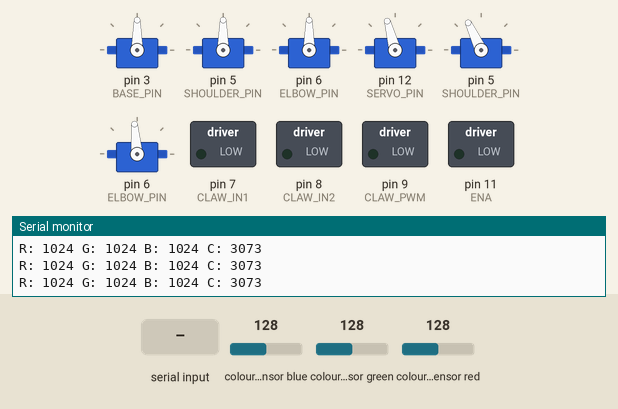
Simulated run of this sketch. Board: Arduino Uno, built with avr-gcc and run on an emulated ATmega328P. On the bench: 6 × servo, switched loads named in the sketch (green lamp = pin HIGH), the last lines printed to the serial monitor. The inputs (shaded band) are chosen by the test bench; at power-on: colour sensor blue 128, colour sensor green 128, colour sensor red 128.

Above: at 1.2 s.
1.3 s: "MOVE 90 45 200\n" received over Serial
At 1.97 s:
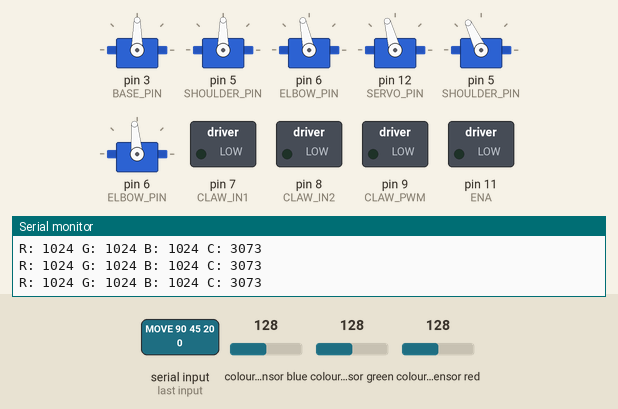
4.3 s: colour sensor blue set to 67
7.3 s: colour sensor blue set to 61
At 9.0 s:
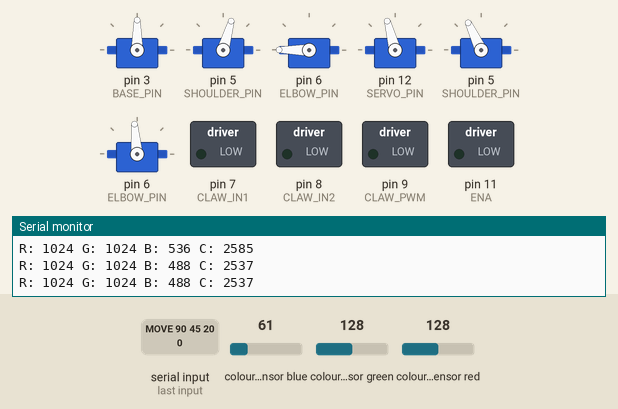
10.3 s: colour sensor blue set to 64
At 12.4 s:
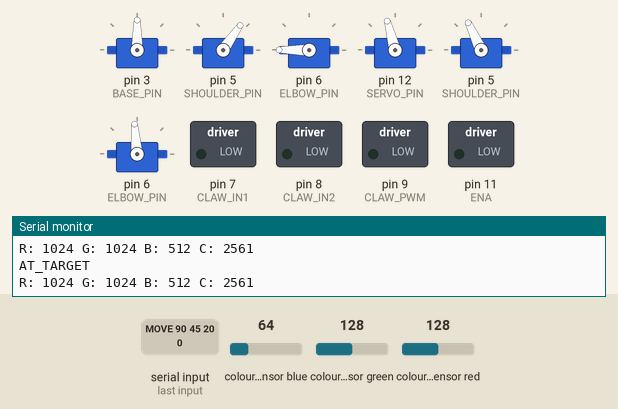
13.3 s: colour sensor green set to 108
15.6 s: colour sensor green set to 100
At 16.76 s:
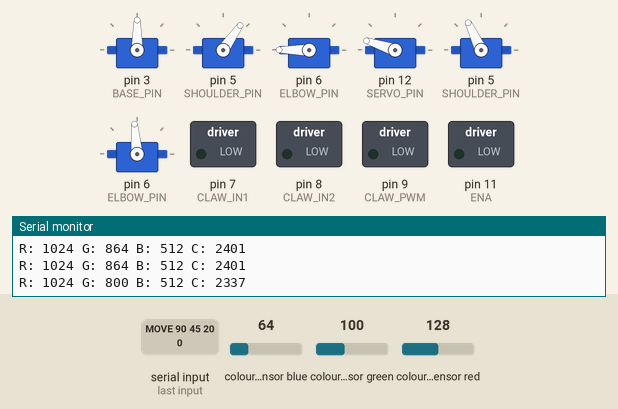
Timing chart, 0 to 19.6 s (numbered marks = the images above; inputs shaded):
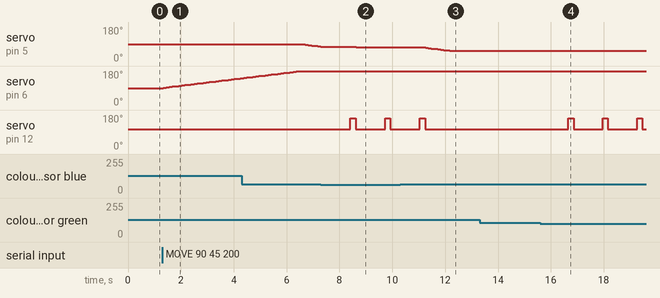

Measured:
- the behaviour switches between 64 and 63 on colour sensor blue (found by bisection; images 1 and 2)
- the behaviour switches between 105 and 104 on colour sensor green (found by bisection; images 3 and 4)
- after the input at 1.3 s, servo on pin 6 (ELBOW_PIN): moves from 90° to 142° over 2.9 s, starting at once
- after the input at 7.3 s, servo on pin 12 (SERVO_PIN): alternates 162° for 0.20 s and 105° for 1.1 s, starting after 1.1 s
- after the input at 10.3 s, servo on pin 12 (SERVO_PIN): goes on until 11.2 s, then stays 105°
- after the input at 15.6 s, servo on pin 12 (SERVO_PIN): alternates 162° for 0.20 s and 105° for 1.1 s, starting after 1.1 s

The sketch:

John_Tuan_Code.ino
```cpp
// ─────────────────────────────────────────────
//  Robotic Arm Controller and Ramp Control
//  Interface: Serial commands from Raspberry Pi
// ─────────────────────────────────────────────

#include <Servo.h>
#include <Wire.h>
#include "Adafruit_TCS34725.h"

//----------------------------------------------
// John's Definitions and Initialization
//----------------------------------------------

// ── Pin Definitions ───────────────────────────
#define BASE_PIN        3
#define SHOULDER_PIN    5
#define ELBOW_PIN       6

#define CLAW_IN1        7    // DC motor direction pin 1
#define CLAW_IN2        8    // DC motor direction pin 2
#define CLAW_PWM        9    // DC motor speed (PWM)

// ── Servo Angle Limits ────────────────────────
#define BASE_MIN        0
#define BASE_MAX        180
#define SHOULDER_MIN    55
#define SHOULDER_MAX    180
#define ELBOW_MIN       0
#define ELBOW_MAX       180

// ── Movement Tuning ───────────────────────────
#define SERVO_STEP      2       // Degrees per loop tick (lower = smoother/slower)
#define SERVO_DELAY_MS  15      // Delay between steps in ms
#define CLAW_SPEED      200     // DC motor PWM speed (0–255)
#define CLAW_TIMEOUT_MS 2000    // Max ms to run claw motor before assuming done

// ── State Machine ─────────────────────────────
//  MOVING_POSITION : Phase 1 — move base and elbow into position first
//  MOVING_SHOULDER : Phase 2 — lower shoulder once base/elbow are in place
enum State {
  IDLE,
  MOVING_POSITION,
  MOVING_SHOULDER,
  CLAW_CLOSING,
  CLAW_OPENING
};

State currentState = IDLE;

// ── Servo Objects ─────────────────────────────
Servo baseServo;
Servo shoulderServo;
Servo elbowServo;

// ── Position Tracking ─────────────────────────
int currentBase     = 90;
int currentShoulder = 90;
int currentElbow    = 90;

int targetBase      = 90;
int targetShoulder  = 90;
int targetElbow     = 90;

// ── Claw Timing ───────────────────────────────
unsigned long clawStartTime = 0;

// ── Serial Input Buffer ───────────────────────
String inputBuffer = "";

//-----------------------------------------------
// Tuan's Definitions and Setup
//-----------------------------------------------

// ---------- Pins ----------
#define SERVO_PIN  12
#define LEFT_DOOR  5
#define RIGHT_DOOR 6

// ---------- L298N ----------
#define ENA 11
#define IN1 7
#define IN2 8

// ---------- Servo ----------
Servo latchServo;
Servo leftDoor;
Servo rightDoor;

int currentServoPos = 90;
bool motorOn = false;
// ---------- Color Sensor ----------
Adafruit_TCS34725 tcs =
  Adafruit_TCS34725(TCS34725_INTEGRATIONTIME_24MS, TCS34725_GAIN_1X);

// ---------- Constants ----------
const float MARGIN = 0.08;
const int SERVO_CENTER = 105;
const int SERVO_RIGHT = 35;
const int SERVO_LEFT = 162;
const int SERVO_LGOAL   = 150;
const int SERVO_RGOAL  = 10;
const int SERVO_LSTART = 115;
const int SERVO_RSTART = 95;

// ---------- Servo Control ----------
void setServo(int target) {
  if (currentServoPos != target) {
    latchServo.write(target);
    currentServoPos = target;
  }
}

// ---------- SERIAL DOOR CONTROL ----------
void handleSerial() {
  while (Serial.available()) {
    char cmd = Serial.read();

    // ---- DOORS ----
    if (cmd == 'L') {
      Serial.println("Opening LEFT door");
      leftDoor.write(SERVO_LGOAL);
      delay(500);
      leftDoor.write(SERVO_LSTART);
    }
    else if (cmd == 'R') {
      Serial.println("Opening RIGHT door");
      rightDoor.write(SERVO_RGOAL);
      delay(500);
      rightDoor.write(SERVO_RSTART);
    }

    // ---- MOTOR CONTROL ----
    else if (cmd == 'B') {
      Serial.println("Motors ON");
      motorOn = true;

      digitalWrite(IN1, HIGH);
      digitalWrite(IN2, LOW);
      analogWrite(ENA, 106);  // adjust speed here
    }

    else if (cmd == 'S') {
      Serial.println("Motors OFF");
      motorOn = false;

      analogWrite(ENA, 0);
    }
  }
}

// ─────────────────────────────────────────────
void setup() {
  Serial.begin(115200);
//----------------------------------------------
// John Setup
//----------------------------------------------
  baseServo.attach(BASE_PIN);
  shoulderServo.attach(SHOULDER_PIN);
  elbowServo.attach(ELBOW_PIN);

  pinMode(CLAW_IN1, OUTPUT);
  pinMode(CLAW_IN2, OUTPUT);
  pinMode(CLAW_PWM, OUTPUT);

  // Move to home position
  baseServo.write(currentBase);
  shoulderServo.write(currentShoulder);
  elbowServo.write(currentElbow);
  stopClaw();

  sendStatus("READY");

  //---------------------------------------
  // Tuan Setup
  //---------------------------------------
    // Servos
  latchServo.attach(SERVO_PIN);
  leftDoor.attach(LEFT_DOOR);
  rightDoor.attach(RIGHT_DOOR);

  setServo(SERVO_CENTER);
  leftDoor.write(SERVO_LSTART);
  rightDoor.write(SERVO_RSTART);

  // ---------- L298N SETUP ----------
  pinMode(ENA, OUTPUT);
  pinMode(IN1, OUTPUT);
  pinMode(IN2, OUTPUT);

  digitalWrite(IN1, LOW);
  digitalWrite(IN2, LOW);
  analogWrite(ENA, 0);

  // Color sensor
  if (!tcs.begin()) {
    while (1);
  }
}

// ─────────────────────────────────────────────
void loop() {
  //--------------------------------------------
  // John's loop functionality
  //--------------------------------------------
  readSerial();

  switch (currentState) {

    // ── IDLE: Do nothing, wait for commands ───
    case IDLE:
      break;

    // ── MOVING_POSITION: Phase 1 — move base and elbow only ──
    case MOVING_POSITION:
      currentBase  = moveToward(currentBase,  targetBase,  SERVO_STEP);
      currentElbow = moveToward(currentElbow, targetElbow, SERVO_STEP);

      baseServo.write(currentBase);
      elbowServo.write(currentElbow);

      delay(SERVO_DELAY_MS);

      // Once base and elbow are in place, move to phase 2
      if (currentBase == targetBase && currentElbow == targetElbow) {
        currentState = MOVING_SHOULDER;
        sendStatus("POSITIONING_SHOULDER");
      }
      break;

    // ── MOVING_SHOULDER: Phase 2 — lower shoulder into position ──
    case MOVING_SHOULDER:
      currentShoulder = moveToward(currentShoulder, targetShoulder, SERVO_STEP);

      shoulderServo.write(currentShoulder);

      delay(SERVO_DELAY_MS);

      if (currentShoulder == targetShoulder) {
        currentState = IDLE;
        sendStatus("AT_TARGET");
      }
      break;

    // ── CLAW_CLOSING: Run motor until timeout ─
    case CLAW_CLOSING:
      if (millis() - clawStartTime >= CLAW_TIMEOUT_MS) {
        stopClaw();
        currentState = IDLE;
        sendStatus("CLAW_CLOSED");
      }
      break;

    // ── CLAW_OPENING: Run motor until timeout ─
    case CLAW_OPENING:
      if (millis() - clawStartTime >= CLAW_TIMEOUT_MS) {
        stopClaw();
        currentState = IDLE;
        sendStatus("CLAW_OPEN");
      }
      break;
  }

  //--------------------------------------------
  // Tuan's loop functionality
  //--------------------------------------------
  // 🔹 NEW: Serial control
  handleSerial();

  // -------- COLOR SCANNING --------
  uint32_t rSum = 0, gSum = 0, bSum = 0, cSum = 0;

  for (int i = 0; i < 2; i++) {
    uint16_t r, g, b, c;
    tcs.getRawData(&r, &g, &b, &c);

    rSum += r;
    gSum += g;
    bSum += b;
    cSum += c;
  }

  uint16_t rAvg = rSum / 2;
  uint16_t gAvg = gSum / 2;
  uint16_t bAvg = bSum / 2;
  uint16_t cAvg = cSum / 2;

  if (cAvg < 40) return;

  float red   = (float)rAvg / cAvg;
  float green = (float)gAvg / cAvg;
  float blue  = (float)bAvg / cAvg;

  Serial.print("R: "); Serial.print(rAvg);
  Serial.print(" G: "); Serial.print(gAvg);
  Serial.print(" B: "); Serial.print(bAvg);
  Serial.print(" C: "); Serial.println(cAvg);

  // -------- COLOR DECISION --------

  if (red > 0.40 && green > 0.25 && blue < 0.20) {
    delay(1000);
    setServo(SERVO_LEFT);
    delay(200);
    setServo(SERVO_CENTER);
  }
  else if (green > red + MARGIN && green > blue + MARGIN) {
    delay(1000);
    setServo(SERVO_RIGHT);
    delay(200);
    setServo(SERVO_CENTER);
  }
  else if (red > green + MARGIN && red > blue + MARGIN) {
    delay(1000);
    setServo(SERVO_LEFT);
    delay(200);
    setServo(SERVO_CENTER);
  }
  else if (blue > red + MARGIN && blue > green + MARGIN) {
    delay(1000);
    setServo(SERVO_RIGHT);
    delay(200);
    setServo(SERVO_CENTER);
  }
}
//----------------------------------------------
// Everything beneath here pertains's to John's system
// ─────────────────────────────────────────────
//  Serial Parsing
//  Expected formats:
//    MOVE <base> <shoulder> <elbow>
//    CLAW OPEN
//    CLAW CLOSE
//    HOME
// ─────────────────────────────────────────────
void readSerial() {
  while (Serial.available()) {
    char c = Serial.read();
    if (c == '\n') {
      inputBuffer.trim();
      parseCommand(inputBuffer);
      inputBuffer = "";
    } else {
      inputBuffer += c;
    }
  }
}

void parseCommand(String cmd) {
  cmd.toUpperCase();

  if (cmd.startsWith("MOVE")) {
    int b, s, e;
    int parsed = sscanf(cmd.c_str(), "MOVE %d %d %d", &b, &s, &e);
    if (parsed == 3) {
      targetBase     = constrain(b, BASE_MIN,     BASE_MAX);
      targetShoulder = constrain(s, SHOULDER_MIN, SHOULDER_MAX);
      targetElbow    = constrain(e, ELBOW_MIN,    ELBOW_MAX);
      currentState   = MOVING_POSITION;
      sendStatus("MOVING");
    } else {
      sendStatus("ERROR_BAD_ARGS");
    }

  } else if (cmd == "CLAW CLOSE") {
    closeClaw();
    clawStartTime = millis();
    currentState  = CLAW_CLOSING;
    sendStatus("CLAW_CLOSING");

  } else if (cmd == "CLAW OPEN") {
    openClaw();
    clawStartTime = millis();
    currentState  = CLAW_OPENING;
    sendStatus("CLAW_OPENING");

  } else if (cmd == "HOME") {
    targetBase     = 90;
    targetShoulder = 90;
    targetElbow    = 90;
    currentState   = MOVING_POSITION;
    sendStatus("MOVING");

  } else {
    sendStatus("ERROR_UNKNOWN_CMD");
  }
}

// ─────────────────────────────────────────────
//  Claw Motor Helpers
// ─────────────────────────────────────────────
void openClaw() {
  digitalWrite(CLAW_IN1, HIGH);
  digitalWrite(CLAW_IN2, LOW);
  analogWrite(CLAW_PWM, CLAW_SPEED);
}

void closeClaw() {
  digitalWrite(CLAW_IN1, LOW);
  digitalWrite(CLAW_IN2, HIGH);
  analogWrite(CLAW_PWM, CLAW_SPEED);
}

void stopClaw() {
  digitalWrite(CLAW_IN1, LOW);
  digitalWrite(CLAW_IN2, LOW);
  analogWrite(CLAW_PWM, 0);
}

// ─────────────────────────────────────────────
//  Servo Helpers
// ─────────────────────────────────────────────
int moveToward(int current, int target, int step) {
  if (abs(current - target) <= step) return target;
  return current + (current < target ? step : -step);
}

// (atTarget removed — phase 1 and phase 2 check their own joints independently)

// ─────────────────────────────────────────────
//  Status Output
// ─────────────────────────────────────────────
void sendStatus(const char* status) {
  Serial.println(status);
}
```
